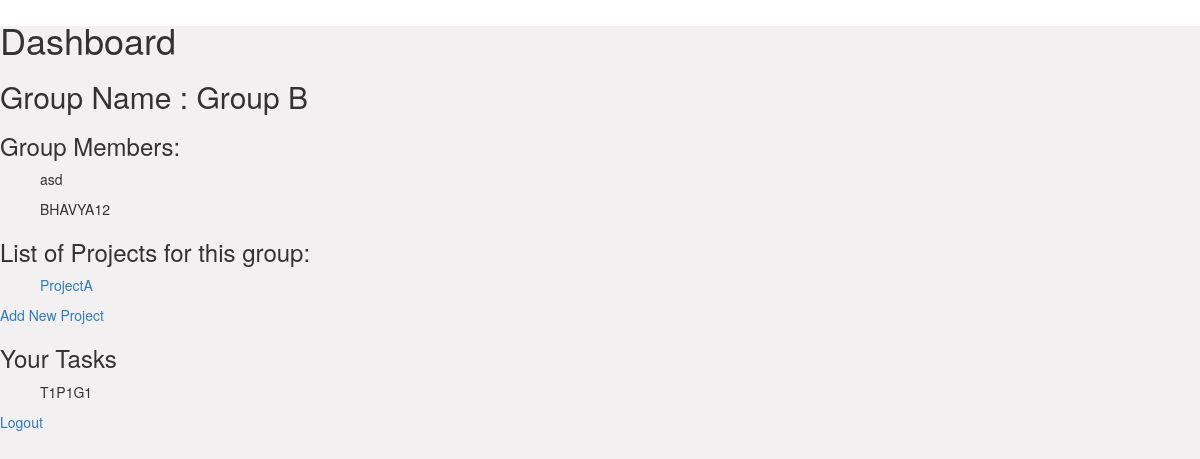
Page /Tracker/edit_group/25/25/ on the earlier database version.
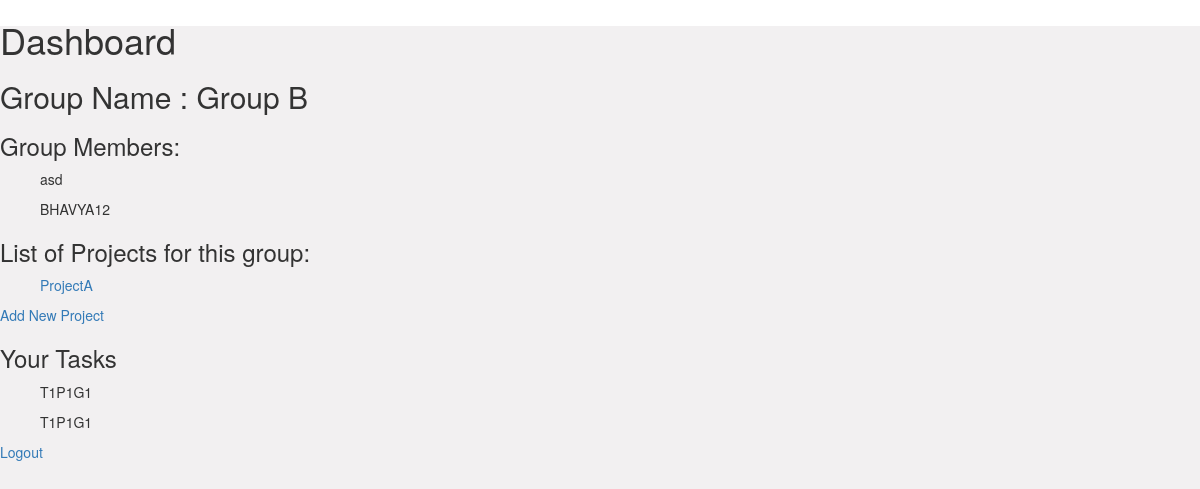
Same page on the later database version.
### Tracker/models.py (models this page shows, shortened)
class member(models.Model):
    fname = models.CharField(max_length=100,verbose_name = "First Name")
    lname = models.CharField(max_length=100,verbose_name = "Last Name")
    email = models.EmailField(max_length=254,verbose_name = "Email")
    username = models.CharField(max_length=100,verbose_name = "UserName")
    password = models.CharField(max_length=50,verbose_name = "Password")
    mgroup = models.ForeignKey(group, on_delete=models.CASCADE,verbose_name = "Group")

class project(models.Model):
    pgroup = models.ForeignKey(group, on_delete=models.CASCADE,verbose_name = "Group")
    pname = models.CharField(max_length=100,verbose_name = "Project Name")
    pdesc = models.CharField(max_length=100,blank=True,verbose_name = "Project Description")
    pcreated = models.DateTimeField(auto_now_add=True,verbose_name = "Create time")
    pdeadline = models.DateTimeField('Dead Line')

class task(models.Model):
    tproject = models.ForeignKey(project, on_delete=models.CASCADE)
    tsprint = models.ForeignKey(sprint, on_delete=models.CASCADE,blank=True,null=True)
    tname = models.CharField(max_length=100)
    desc = models.CharField(max_length=200,blank=True)
    due_date = models.DateField('due date')
    risk = models.CharField(max_length=200,blank=True)
    status = models.CharField(max_length=50,default='yellow',choices=Status_Choices)
    priority = models.CharField(max_length=50,choices=Priority_Choices)
    state = models.CharField(max_length=50, default='open',choices=State_Choices)
    assign =  models.ForeignKey(member, blank=True, null=True)
    remainder = models.CharField(max_length=200,blank=True)
    heading = models.CharField(max_length=200,blank=True)
    dep_task = models.CharField(max_length=100,blank=True)
    tp = models.IntegerField(default=1)
    comp_time = models.DateTimeField(null=True)
    created = models.DateTimeField(auto_now_add=True)
    def __init__(self, *args, **kwargs):
        super(task, self).__init__(*args, **kwargs)
        self.old_state = self.state

### Tracker/views/overview_views.py (the view)
# urls.py: url(r'^edit_group/(?P<group_id>[0-9]+)/(?P<member_id>[0-9]+)/$',views.edit_group, name='edit_group'),
def edit_group(request,group_id,member_id):
    g = get_object_or_404(group,pk=group_id)
    m = get_object_or_404(member,pk=member_id)
    return render(request, 'Tracker/edit_group.html', {'group': g,'member':m})

### Tracker/templates/Tracker/edit_group.html (shortened to what this page needs)
{% extends "Tracker/base.html" %}
{% block content %}
		<h1>Dashboard</h1>
		<h2>Group Name : {{group.gname}} </h2>
		<h3>Group Members:</h3>
		<list>
			{% for member in group.member_set.all %}
				<ul>{{ member.username }}</ul>
			{% endfor %}
		</list>
		<h3>List of Projects for this group:</h3>
		<list>
			{% for project in group.project_set.all %}
				<ul><a href= "{% url 'edit_project' project.id %}">{{ project.pname }}</a></ul>
			{% endfor %}
		</list>
	    <a href="{% url 'add_project' group.id %}">Add New Project</a>
	    <h3>Your Tasks</h3>
	    <list>
			{% for m in member.task_set.all %}
				<ul>{{ m.tname }}</ul>
			{% endfor %}
		</list>
	<a href="/Tracker/">Logout</a>
{% endblock content %}

Differences in the rows shown:
added task: tname "T1P1G1"
